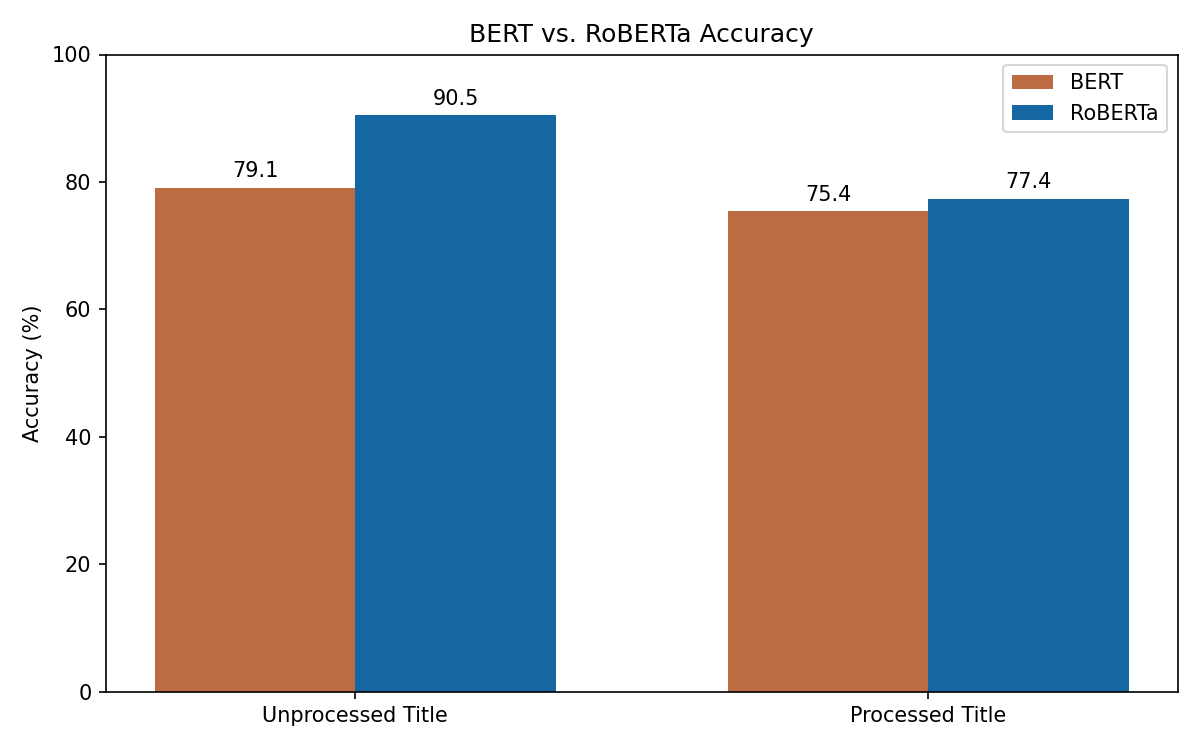

Recreate this plot in Python.
import matplotlib.pyplot as plt
import numpy as np

# 數據來自 classification-of-news-headline.md 的 BERT Variant Model Accuracies 表格
categories = ["Unprocessed Title", "Processed Title"]
bert = [79.11, 75.43]
roberta = [90.54, 77.40]

x = np.arange(len(categories))
width = 0.35

fig, ax = plt.subplots(figsize=(8, 5))
ax.bar(x - width/2, bert, width, label="BERT", color="#bb6c43")       # 鏽橘 = 網站主色
ax.bar(x + width/2, roberta, width, label="RoBERTa", color="#1467a0")  # 深藍 = 對色盲友善的對比色

ax.set_ylabel("Accuracy (%)")
ax.set_title("BERT vs. RoBERTa Accuracy")
ax.set_xticks(x)
ax.set_xticklabels(categories)
ax.set_ylim(0, 100)
ax.legend()

# 在每根柱子上方標數字
for bars in ax.containers:
    ax.bar_label(bars, fmt="%.1f", padding=3)

plt.tight_layout()
plt.savefig("bert-vs-roberta.png", dpi=150)
